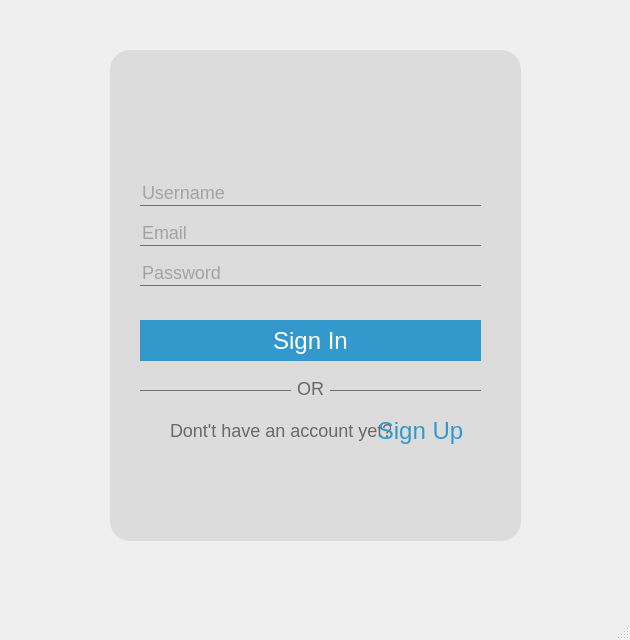
<?xml version="1.0" encoding="UTF-8"?>
<ui version="4.0">
 <class>MainWindow</class>
 <widget class="QMainWindow" name="MainWindow">
  <property name="geometry">
   <rect>
    <x>0</x>
    <y>0</y>
    <width>630</width>
    <height>640</height>
   </rect>
  </property>
  <property name="font">
   <font/>
  </property>
  <property name="windowTitle">
   <string>MainWindow</string>
  </property>
  <property name="styleSheet">
   <string notr="true">
   #MainWindow {
background-image:url(:/ho.jpg);
}
QFrame{
 background-color: rgba(200, 200, 200, 0.5); 
border-radius: 20px;

}
#frame_2{
	
background-image: url(:/logo_ig.png);
 background-color: transparent;

}

#line,#line_2 {
background-color:#717072;
}

QLabel{
background:transparent;
color:#696969;
font-size: 18px;
}

#loginButton {
color:white;
    border-radius: 50px;
    background: #3399cc;
}


QToolButton{
background:#8B0000;
border-radius:60px;

}

#pushButton_2{
color:#3399cc;
border-radius: 50px;
}

QLineEdit{
background:transparent;
font-size: 18px;
border:none;
color:#696969;
border-bottom: 1px solid #717072;
}


</string>
  </property>
  <widget class="QWidget" name="centralwidget">
   <widget class="QFrame" name="frame">
    <property name="geometry">
     <rect>
      <x>110</x>
      <y>50</y>
      <width>411</width>
      <height>491</height>
     </rect>
    </property>
    <property name="frameShape">
     <enum>QFrame::StyledPanel</enum>
    </property>
    <property name="frameShadow">
     <enum>QFrame::Raised</enum>
    </property>
    <widget class="QPushButton" name="loginButton">
     <property name="geometry">
      <rect>
       <x>30</x>
       <y>270</y>
       <width>341</width>
       <height>41</height>
      </rect>
     </property>
     <property name="font">
      <font>
       <family>Arial</family>
       <pointsize>18</pointsize>
      </font>
     </property>
     <property name="text">
      <string>Sign In</string>
     </property>
    </widget>
    <widget class="QLineEdit" name="usernameEdit">
     <property name="geometry">
      <rect>
       <x>30</x>
       <y>130</y>
       <width>341</width>
       <height>26</height>
      </rect>
     </property>
     <property name="font">
      <font>
       <family>Arial</family>
       <pointsize>-1</pointsize>
      </font>
     </property>
     <property name="text">
      <string/>
     </property>
     <property name="dragEnabled">
      <bool>true</bool>
     </property>
     <property name="placeholderText">
      <string>Username</string>
     </property>
    </widget>
    <widget class="QLineEdit" name="passEdit">
     <property name="geometry">
      <rect>
       <x>30</x>
       <y>210</y>
       <width>341</width>
       <height>26</height>
      </rect>
     </property>
     <property name="text">
      <string/>
     </property>
     <property name="echoMode">
      <enum>QLineEdit::Password</enum>
     </property>
     <property name="placeholderText">
      <string>Password</string>
     </property>
    </widget>
    <widget class="QLineEdit" name="emailEdit">
     <property name="geometry">
      <rect>
       <x>30</x>
       <y>170</y>
       <width>341</width>
       <height>26</height>
      </rect>
     </property>
     <property name="font">
      <font>
       <family>Arial</family>
       <pointsize>-1</pointsize>
      </font>
     </property>
     <property name="text">
      <string/>
     </property>
     <property name="placeholderText">
      <string>Email</string>
     </property>
    </widget>
    <widget class="QFrame" name="frame_2">
     <property name="geometry">
      <rect>
       <x>80</x>
       <y>20</y>
       <width>260</width>
       <height>91</height>
      </rect>
     </property>
     <property name="frameShape">
      <enum>QFrame::StyledPanel</enum>
     </property>
     <property name="frameShadow">
      <enum>QFrame::Raised</enum>
     </property>
    </widget>
    <widget class="QLabel" name="label">
     <property name="geometry">
      <rect>
       <x>180</x>
       <y>330</y>
       <width>41</width>
       <height>16</height>
      </rect>
     </property>
     <property name="text">
      <string>OR</string>
     </property>
     <property name="alignment">
      <set>Qt::AlignCenter</set>
     </property>
    </widget>
    <widget class="Line" name="line">
     <property name="geometry">
      <rect>
       <x>220</x>
       <y>340</y>
       <width>151</width>
       <height>1</height>
      </rect>
     </property>
     <property name="orientation">
      <enum>Qt::Horizontal</enum>
     </property>
    </widget>
    <widget class="Line" name="line_2">
     <property name="geometry">
      <rect>
       <x>30</x>
       <y>340</y>
       <width>151</width>
       <height>1</height>
      </rect>
     </property>
     <property name="orientation">
      <enum>Qt::Horizontal</enum>
     </property>
    </widget>
    <widget class="QLabel" name="label_2">
     <property name="geometry">
      <rect>
       <x>60</x>
       <y>360</y>
       <width>221</width>
       <height>41</height>
      </rect>
     </property>
     <property name="text">
      <string>Dont't have an account yet?</string>
     </property>
    </widget>
    <widget class="QPushButton" name="pushButton_2">
     <property name="geometry">
      <rect>
       <x>260</x>
       <y>360</y>
       <width>101</width>
       <height>41</height>
      </rect>
     </property>
     <property name="font">
      <font>
       <family>Arial</family>
       <pointsize>18</pointsize>
      </font>
     </property>
     <property name="text">
      <string>Sign Up</string>
     </property>
    </widget>
   </widget>
  </widget>
  <widget class="QMenuBar" name="menubar">
   <property name="geometry">
    <rect>
     <x>0</x>
     <y>0</y>
     <width>630</width>
     <height>22</height>
    </rect>
   </property>
  </widget>
  <widget class="QStatusBar" name="statusbar"/>
 </widget>
 <resources/>
 <connections/>
</ui>
